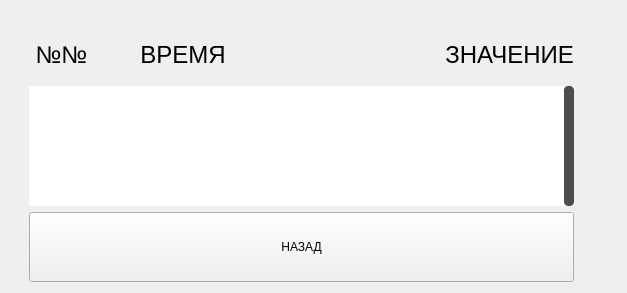
           <widget class="QWidget" name="pageListDiagnostics">
            <layout class="QVBoxLayout" name="verticalLayout_36">
             <property name="leftMargin">
              <number>29</number>
             </property>
             <property name="topMargin">
              <number>30</number>
             </property>
             <property name="rightMargin">
              <number>53</number>
             </property>
             <item>
              <widget class="QLabel" name="label_16">
               <property name="minimumSize">
                <size>
                 <width>0</width>
                 <height>50</height>
                </size>
               </property>
               <property name="font">
                <font>
                 <pointsize>18</pointsize>
                </font>
               </property>
               <property name="text">
                <string> №№        ВРЕМЯ                                 ЗНАЧЕНИЕ</string>
               </property>
              </widget>
             </item>
             <item>
              <widget class="QListWidget" name="listWidget">
               <property name="font">
                <font>
                 <family>Open Sans</family>
                 <pointsize>16</pointsize>
                </font>
               </property>
               <property name="autoFillBackground">
                <bool>false</bool>
               </property>
               <property name="styleSheet">
                <string notr="true">QScrollBar:vertical {              
        background:rgb(179, 179, 179);
        margin: 0px 0px 0px 0px;
		border-radius: 5px;
		width:10px; 
    }
QScrollBar::handle:vertical {
       background:rgb(77, 77, 77);
        min-height: 50px;
		border-radius: 5px;
    }
QScrollBar::add-line:vertical {
       background:rgb(179, 179, 179);
        height: 10px;
        subcontrol-position: bottom;
        subcontrol-origin: margin;
		border-radius: 5px;
    }

QScrollBar::sub-line:vertical {
        background:rgb(77, 77, 77);
        height: 10 px;
        subcontrol-position: top;
        subcontrol-origin: margin;
		border-radius: 5px;
    }
QScrollBar::up-arrow:vertica, QScrollBar::down-arrow:verticall {
        background:rgb(77, 77, 77);
        height: 10px;
		border-radius: 5px;
    }

QScrollBar::add-page:vertical, QScrollBar::sub-page:vertical {
    background: none;
}

QListWidget::item:selected {
	background:rgb(179, 179, 179);
}
QListWidget::item {
	border-bottom: 1px solid rgb(179, 179, 179);
	margin-right: 40px;
	color:#000;
}</string>
               </property>
               <property name="frameShape">
                <enum>QFrame::NoFrame</enum>
               </property>
               <property name="frameShadow">
                <enum>QFrame::Raised</enum>
               </property>
               <property name="lineWidth">
                <number>14</number>
               </property>
               <property name="midLineWidth">
                <number>9</number>
               </property>
               <property name="verticalScrollBarPolicy">
                <enum>Qt::ScrollBarAlwaysOn</enum>
               </property>
               <property name="horizontalScrollBarPolicy">
                <enum>Qt::ScrollBarAlwaysOff</enum>
               </property>
               <property name="sizeAdjustPolicy">
                <enum>QAbstractScrollArea::AdjustToContents</enum>
               </property>
               <property name="autoScroll">
                <bool>true</bool>
               </property>
               <property name="autoScrollMargin">
                <number>26</number>
               </property>
               <property name="editTriggers">
                <set>QAbstractItemView::NoEditTriggers</set>
               </property>
               <property name="tabKeyNavigation">
                <bool>false</bool>
               </property>
               <property name="showDropIndicator" stdset="0">
                <bool>false</bool>
               </property>
               <property name="dragEnabled">
                <bool>false</bool>
               </property>
               <property name="dragDropMode">
                <enum>QAbstractItemView::DragOnly</enum>
               </property>
               <property name="defaultDropAction">
                <enum>Qt::IgnoreAction</enum>
               </property>
               <property name="alternatingRowColors">
                <bool>false</bool>
               </property>
               <property name="selectionMode">
                <enum>QAbstractItemView::NoSelection</enum>
               </property>
               <property name="iconSize">
                <size>
                 <width>0</width>
                 <height>0</height>
                </size>
               </property>
               <property name="movement">
                <enum>QListView::Snap</enum>
               </property>
               <property name="flow">
                <enum>QListView::TopToBottom</enum>
               </property>
               <property name="isWrapping" stdset="0">
                <bool>false</bool>
               </property>
               <property name="resizeMode">
                <enum>QListView::Fixed</enum>
               </property>
               <property name="layoutMode">
                <enum>QListView::Batched</enum>
               </property>
               <property name="spacing">
                <number>1</number>
               </property>
               <property name="gridSize">
                <size>
                 <width>0</width>
                 <height>30</height>
                </size>
               </property>
               <property name="viewMode">
                <enum>QListView::ListMode</enum>
               </property>
               <property name="modelColumn">
                <number>0</number>
               </property>
               <property name="uniformItemSizes">
                <bool>false</bool>
               </property>
               <property name="batchSize">
                <number>1000000</number>
               </property>
               <property name="selectionRectVisible">
                <bool>true</bool>
               </property>
               <property name="currentRow">
                <number>-1</number>
               </property>
               <property name="sortingEnabled">
                <bool>false</bool>
               </property>
              </widget>
             </item>
             <item>
              <widget class="wButtonStyled" name="bBackListDiagnostics">
               <property name="sizePolicy">
                <sizepolicy hsizetype="Preferred" vsizetype="Preferred">
                 <horstretch>0</horstretch>
                 <verstretch>0</verstretch>
                </sizepolicy>
               </property>
               <property name="minimumSize">
                <size>
                 <width>0</width>
                 <height>70</height>
                </size>
               </property>
               <property name="text">
                <string>НАЗАД</string>
               </property>
              </widget>
             </item>
            </layout>
           </widget>
